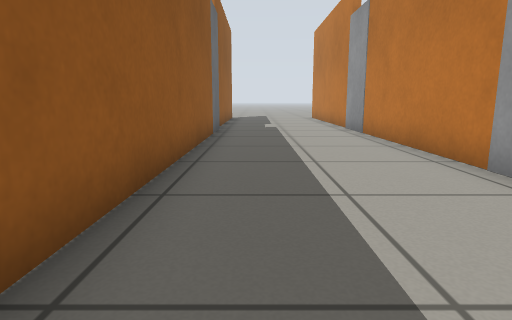
[1] (above)

12 first-person views from a walk through a Gazebo world. The camera is 0.5 m above the floor, tilts 10° down and sees 75° across. The floor is counted in squares, 0.5 m on a side. Each view is taken from the middle of a square. On the plan, view 1 faces up. The plan holds only what a view shows up to about 12 squares ahead; the rest is blank.

[2]
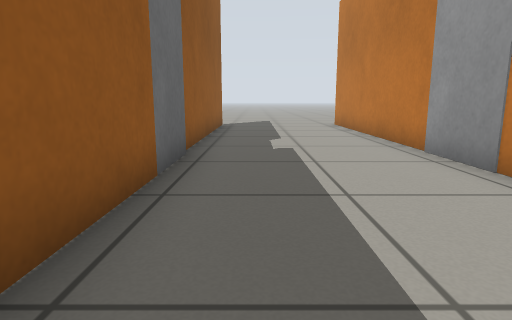

[3]
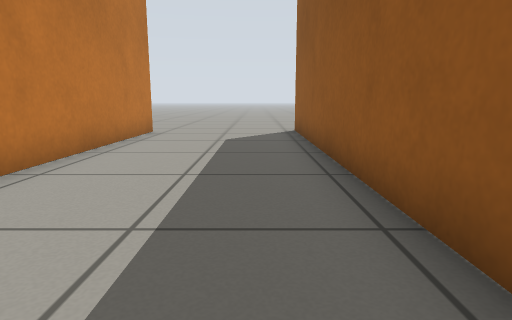

[4]
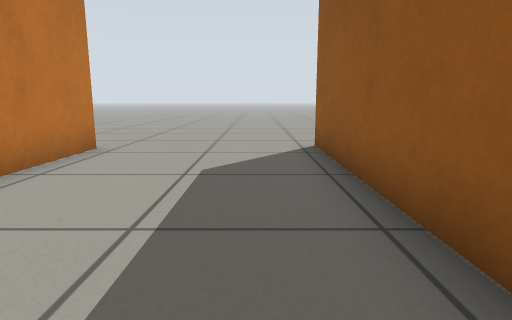

[5]
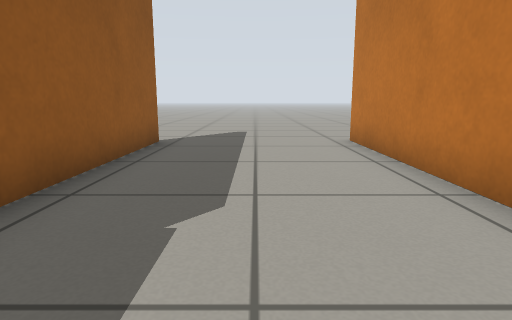

[6]
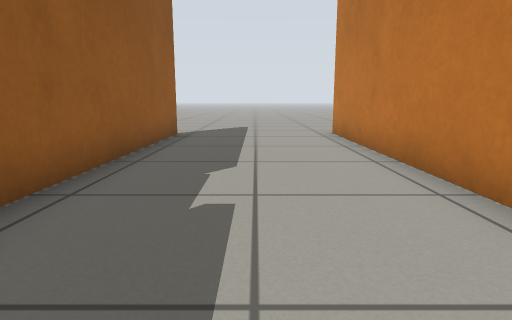

[7]
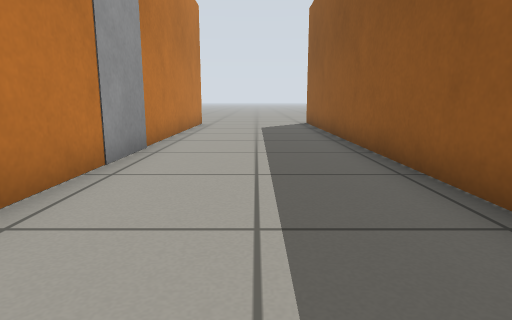

[8]
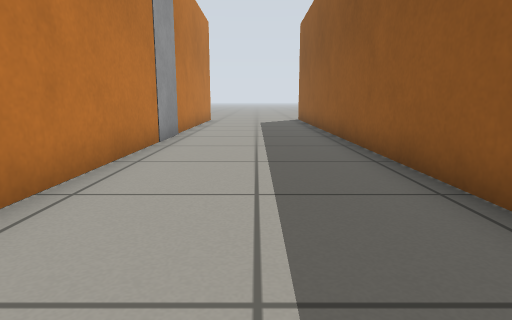

[9]
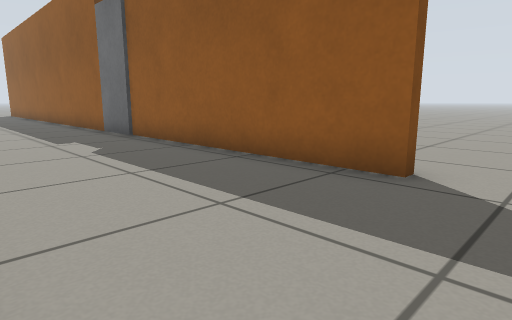

[10]
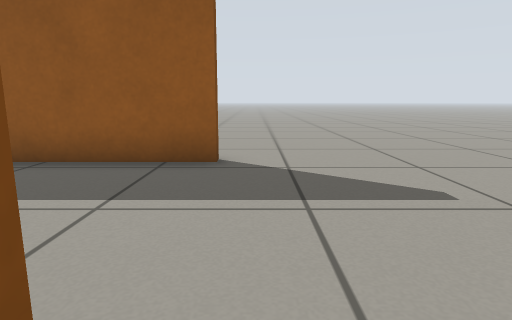

[11]
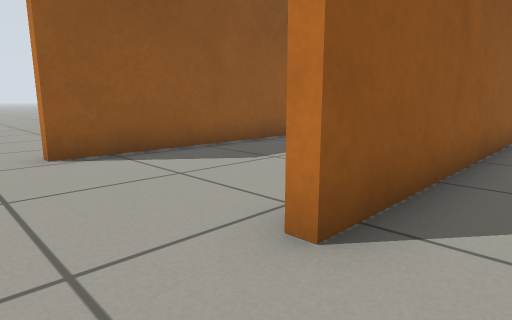

[12]
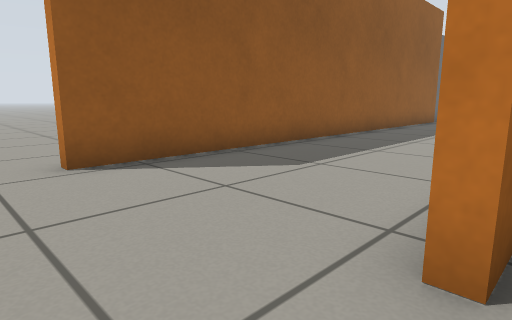

### Floor plan
Points are (right, up) in squares from view 1. A wall is a line through its corners. A room is listed if a view was taken in it or the views show most of it. See-through windows are left out.
Room 1 (views 1, 2, 3, 4, 5, 6, 7, 8, 9)
walls: (-1.3, 10.5) (-1.3, -5.6); (3.4, 4.8) (3.4, 10.5); (3.4, 12.6) (3.4, 20.6); (-1.3, 20.4) (-1.3, 12.5); (3.4, -5.2) (3.4, 2.6)
ways out: opening at (4, -6.5) to room 2; opening at (4, 21.5) to room 2; opening at (-1, -6.5); opening at (-1, 21.5)
objects: door leaf (-1, 11) to (-1, 12)
Room 2 (views 10, 11, 12)
walls: (3.7, 2.4) (3.7, -5.2)
ways out: opening at (4, -6.5) to room 1; opening at (4, 21.5) to room 1
objects: door leaf (4, 3) to (4, 4); door leaf (4, 11) to (4, 12)

Where each view was taken, in squares from view 1:
view 1: 0 up, 0 right, facing up
view 2: 6 up, 0 right, facing up
view 3: 6 up, 0 right, facing down
view 4: 2 up, 0 right, facing down
view 5: 12 up, 1 right, facing up
view 6: 10 up, 1 right, facing up
view 7: 10 up, 1 right, facing down
view 8: 13 up, 1 right, facing down
view 9: 22 up, 3 right, facing down-left
view 10: 21 up, 4 right, facing left
view 11: 7 down, 5 right, facing up-left
view 12: 7 down, 4 right, facing up-left
